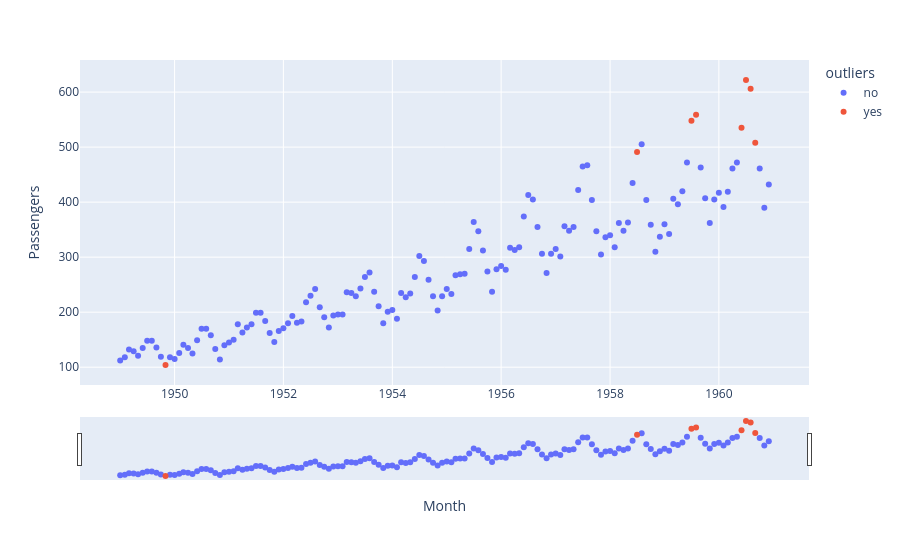

The cell this chart's notebook holds for it:
### Code cell
fig = px.scatter(pas.reset_index(), x='Month', y='Passengers', color='outliers')
fig.update_xaxes(
    rangeslider_visible=True,
)
fig.show()

### Figure 1 — Plotly figure (JSON) as saved in the notebook; plotly's stock layout.template omitted (floating-point values rounded to 4 significant figures; data arrays with more than 128 entries replaced by an {"elided": "..."} marker saying what was removed)
{"data": [{"hovertemplate": "outliers=no<br>Month=%{x}<br>Passengers=%{y}<extra></extra>", "legendgroup": "no", "marker": {"color": "#636efa", "symbol": "circle"}, "mode": "markers", "name": "no", "orientation": "v", "showlegend": true, "type": "scatter", "x": {"elided": "136 str values"}, "xaxis": "x", "y": {"elided": "136 int values"}, "yaxis": "y"}, {"hovertemplate": "outliers=yes<br>Month=%{x}<br>Passengers=%{y}<extra></extra>", "legendgroup": "yes", "marker": {"color": "#EF553B", "symbol": "circle"}, "mode": "markers", "name": "yes", "orientation": "v", "showlegend": true, "type": "scatter", "x": ["1949-11-01T00:00:00.000000", "1958-07-01T00:00:00.000000", "1959-07-01T00:00:00.000000", "1959-08-01T00:00:00.000000", "1960-06-01T00:00:00.000000", "1960-07-01T00:00:00.000000", "1960-08-01T00:00:00.000000", "1960-09-01T00:00:00.000000"], "xaxis": "x", "y": [104, 491, 548, 559, 535, 622, 606, 508], "yaxis": "y"}], "layout": {"legend": {"title": {"text": "outliers"}, "tracegroupgap": 0}, "margin": {"t": 60}, "xaxis": {"anchor": "y", "domain": [0, 1], "rangeslider": {"visible": true}, "title": {"text": "Month"}}, "yaxis": {"anchor": "x", "domain": [0, 1], "title": {"text": "Passengers"}}}}
